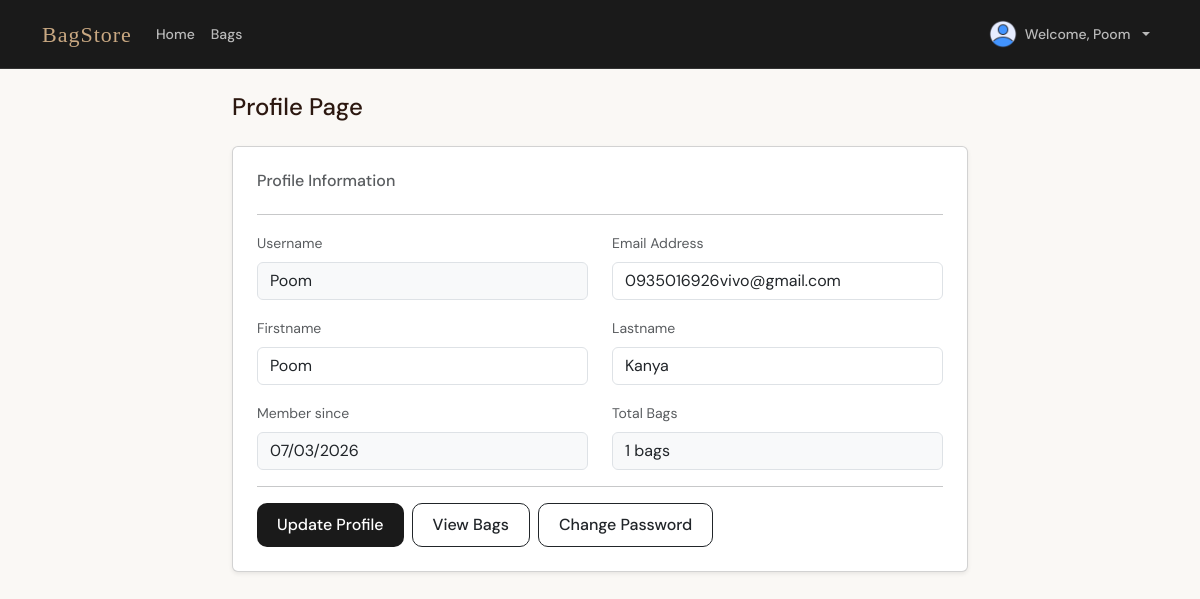
Screenshot of /profile (signed in) with the database file from the repository.
### bag/models.py (models this page shows)
class User(db.Model, UserMixin):
    __tablename__ = 'users'
    id         = db.Column(db.Integer, primary_key=True)
    username   = db.Column(db.String(80), unique=True, nullable=False)
    email      = db.Column(db.String(120), unique=True, nullable=False)
    password   = db.Column(db.String(200), nullable=False)
    firstname  = db.Column(db.String(100), default='')
    lastname   = db.Column(db.String(100), default='')
    created_at = db.Column(db.DateTime, default=datetime.utcnow)
    bags       = db.relationship('Bag', backref='owner', lazy=True)

### bag/users/routes.py (the view, shortened to what this page needs)
@users_bp.route('/profile', methods=['GET', 'POST'])
@login_required
def profile():
    return render_template('users/profile.html', user=current_user)

### bag/__init__.py (called while the page is built)
@login_manager.user_loader
def load_user(user_id):
    return User.query.get(int(user_id))

### bag/users/templates/users/profile.html
{% extends 'layout.html' %}
{% block content %}
<div class="row justify-content-center mt-3">
  <div class="col-md-8">
    <h4 class="mb-4">Profile Page</h4>
    <div class="card shadow-sm">
      <div class="card-body p-4">
        <h6 class="text-muted mb-4">Profile Information</h6>
        <hr>
        <form method="POST">
          <div class="row mb-3">
            <div class="col-md-6">
              <label class="form-label text-muted small">Username</label>
              <input type="text" class="form-control bg-light"
                     value="{{ current_user.username }}" readonly>
            </div>
            <div class="col-md-6">
              <label class="form-label text-muted small">Email Address</label>
              <input type="email" name="email" class="form-control"
                     value="{{ current_user.email }}">
            </div>
          </div>
          <div class="row mb-3">
            <div class="col-md-6">
              <label class="form-label text-muted small">Firstname</label>
              <input type="text" name="firstname" class="form-control"
                     value="{{ current_user.firstname or '' }}">
            </div>
            <div class="col-md-6">
              <label class="form-label text-muted small">Lastname</label>
              <input type="text" name="lastname" class="form-control"
                     value="{{ current_user.lastname or '' }}">
            </div>
          </div>
          <div class="row mb-3">
            <div class="col-md-6">
              <label class="form-label text-muted small">Member since</label>
              <input type="text" class="form-control bg-light"
                     value="{{ current_user.created_at.strftime('%d/%m/%Y') }}" readonly>
            </div>
            <div class="col-md-6">
              <label class="form-label text-muted small">Total Bags</label>
              <input type="text" class="form-control bg-light"
                     value="{{ current_user.bags|length }} bags" readonly>
            </div>
          </div>
          <hr>
          <div class="d-flex gap-2">
            <button type="submit" class="btn btn-dark">Update Profile</button>
            <a href="{{ url_for('bags.index') }}" class="btn btn-outline-dark">View Bags</a>
            <a href="{{ url_for('users.change_password') }}" class="btn btn-outline-dark">Change Password</a>
          </div>
        </form>
      </div>
    </div>
  </div>
</div>
{% endblock %}

### bag/templates/layout.html (shortened to what this page needs)
<!DOCTYPE html>
<html lang="en">
<head>
  <link rel="stylesheet" href="https://cdn.jsdelivr.net/npm/bootstrap@5.3.0/dist/css/bootstrap.min.css">
</head>
<body>
  {% include 'navbar.html' %}
  <div class="container mt-4">
    {% block content %}{% endblock %}
  </div>
</body>
</html>

### bag/templates/navbar.html (shortened to what this page needs)
<nav class="navbar navbar-expand-lg navbar-dark bg-dark">
  <div class="container">
    <a class="navbar-brand" href="{{ url_for('core.index') }}">BagStore</a>
    <div class="navbar-nav me-auto">
      <a class="nav-link" href="{{ url_for('core.index') }}">Home</a>
      {% if current_user.is_authenticated %}
        <a class="nav-link" href="{{ url_for('bags.index') }}">Bags</a>
      {% endif %}
    </div>
    <div class="navbar-nav ms-auto">
      {% if current_user.is_authenticated %}
        <div class="nav-item dropdown">
          <a class="nav-link dropdown-toggle d-flex align-items-center gap-2"
             href="#" role="button" data-bs-toggle="dropdown">
            <img src="{{ url_for('static', filename='img/avatar.png') }}"
                 width="28" height="28" class="rounded-circle">
            Welcome, {{ current_user.username }}
          </a>
        </div>
      {% else %}
        <a class="nav-link" href="{{ url_for('users.login') }}">Login</a>
        <a class="nav-link" href="{{ url_for('users.register') }}">Register</a>
      {% endif %}
    </div>
  </div>
</nav>

### bag/templates/layout.html (style rules this page uses)
body { font-family: 'DM Sans', sans-serif; background: #faf8f5; color: #2c1810; }
.navbar { background: #1a1a1a !important; border-bottom: 1px solid #333; padding: 12px 0; }
.navbar-brand { font-family: 'Playfair Display', serif; font-size: 22px; color: #c9a882 !important; letter-spacing: 1px; }
.nav-link { color: rgba(255,255,255,0.7) !important; font-size: 14px; font-weight: 500; transition: color .2s; }
.btn-dark { background: #1a1a1a; border: none; border-radius: 10px; font-weight: 500; padding: 9px 20px; transition: all .2s; }
.btn-outline-dark { border-radius: 10px; font-weight: 500; padding: 9px 20px; }

### rows the page displays
User: username "Poom", email "0935016926vivo@gmail.com", firstname "Poom", lastname "Kanya", created_at "07/03/2026"
